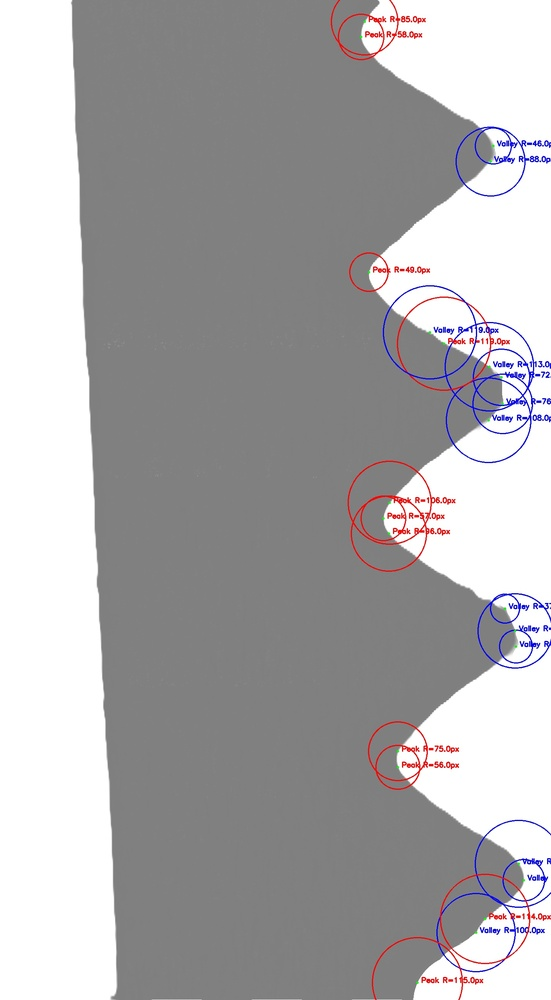
#> input picture corners_detected.jpg, 551 x 1000 px, shrunk from 1409 x 2559 before the run
$ python -i DIP_annotated_len_angle_excel.py   (imports and definitions only)
#> lines starting #> are read from the running program, lines starting #| are printed output that depends on the picture; after the words box and inside, x2 and y2 are one past the last pixel; in counts of white or black regions, pixels touching at a corner belong together
import cv2
import numpy as np
import matplotlib.pyplot as plt
import glob
import os
import math
from sklearn.linear_model import LinearRegression, RANSACRegressor
from skimage.measure import approximate_polygon
import pandas as pd


def calculate_angle(v1, v2):
    """計算兩個向量之間的角度（度）。"""
    dot_product = np.dot(v1, v2)
    norm_v1 = np.linalg.norm(v1)
    norm_v2 = np.linalg.norm(v2)
    if norm_v1 == 0 or norm_v2 == 0:
        return 0
    cosine_angle = np.arccos(np.clip(dot_product / (norm_v1 * norm_v2), -1.0, 1.0))
    return np.degrees(cosine_angle)


def nearest_idx(contour, pt):
    """在輪廓上尋找與給定點最近的點的索引。"""
    d = np.linalg.norm(contour - pt, axis=1)
    return int(np.argmin(d))


def slice_contour(contour, i0, i1):
    """根據索引切割輪廓，處理環繞情況。"""
    if i0 <= i1:
        return contour[i0 : i1 + 1]
    else:
        return np.vstack([contour[i0:], contour[: i1 + 1]])


def fit_line_to_segment(points_xy, extension_length=0):
    """穩健地擬合一條線到點集，並可選擇性地向兩端延伸。"""
    if len(points_xy) < 5:
        return None

    try:
        x_range = np.ptp(points_xy[:, 0])
        y_range = np.ptp(points_xy[:, 1])
        is_vertical = y_range > x_range

        if is_vertical:
            X = points_xy[:, 1].reshape(-1, 1)
            y = points_xy[:, 0]
        else:
            X = points_xy[:, 0].reshape(-1, 1)
            y = points_xy[:, 1]

        ransac = RANSACRegressor(
            LinearRegression(), min_samples=2, residual_threshold=5.0, max_trials=100
        )
        ransac.fit(X, y)
        inlier_mask = ransac.inlier_mask_

        if np.sum(inlier_mask) < 2:
            return None

        clean_X = X[inlier_mask]
        final_reg = LinearRegression()
        final_reg.fit(clean_X, y[inlier_mask])

        pt1_np, pt2_np = None, None
        if is_vertical:
            y_min, y_max = np.min(clean_X), np.max(clean_X)
            x_min_pred, x_max_pred = final_reg.predict(np.array([[y_min], [y_max]]))
            pt1_np = np.array([x_min_pred, y_min])
            pt2_np = np.array([x_max_pred, y_max])
        else:
            x_min, x_max = np.min(clean_X), np.max(clean_X)
            y_min_pred, y_max_pred = final_reg.predict(np.array([[x_min], [x_max]]))
            pt1_np = np.array([x_min, y_min_pred])
            pt2_np = np.array([x_max, y_max_pred])

        if extension_length > 0 and pt1_np is not None and pt2_np is not None:
            direction_vector = pt2_np - pt1_np
            vector_length = np.linalg.norm(direction_vector)
            if vector_length > 1e-6:
                unit_vector = direction_vector / vector_length
                pt1_extended = pt1_np - unit_vector * extension_length
                pt2_extended = pt2_np + unit_vector * extension_length
                return tuple(pt1_extended), tuple(pt2_extended)

        if pt1_np is not None and pt2_np is not None:
            return tuple(pt1_np), tuple(pt2_np)
        return None
    except ValueError:
        return None


def find_intersection(line1, line2):
    """計算兩條線段定義的直線的交點與夾角。"""
    p1_orig, p2_orig = line1
    p3_orig, p4_orig = line2

    if p1_orig[1] < p2_orig[1]:
        p1, p2 = p1_orig, p2_orig
    else:
        p1, p2 = p2_orig, p1_orig
    d1 = np.array(p2) - np.array(p1)

    if p3_orig[1] < p4_orig[1]:
        p3, p4 = p3_orig, p4_orig
    else:
        p3, p4 = p4_orig, p3_orig
    d2 = np.array(p4) - np.array(p3)

    x1, y1 = p1
    x2, y2 = p2
    x3, y3 = p3
    x4, y4 = p4

    a1 = y2 - y1
    b1 = x1 - x2
    c1 = a1 * x1 + b1 * y1

    a2 = y4 - y3
    b2 = x3 - x4
    c2 = a2 * x3 + b2 * y3

    determinant = a1 * b2 - a2 * b1

    if abs(determinant) < 1e-6:
        return None

    ix = (b2 * c1 - b1 * c2) / determinant
    iy = (a1 * c2 - a2 * c1) / determinant
    intersection_point = (ix, iy)

    raw_angle = calculate_angle(d1, d2)
    cross_product_z = d1[0] * d2[1] - d1[1] * d2[0]

    if cross_product_z > 0:
        final_angle = 180.0 - raw_angle
    else:
        final_angle = raw_angle

    return intersection_point, final_angle


def find_apexes_with_convexity(contour, img_shape):
    """透過分析凸性來穩健地尋找和分類頂點（峰和谷）。"""
    x_c, y_c, w_c, h_c = cv2.boundingRect(contour)
    contour_diagonal = np.sqrt(w_c**2 + h_c**2)

    best_corners = None
    for tol_percent in [0.1, 0.03, 0.02, 0.015, 0.01, 0.008, 0.005, 0.003, 0.0001]:
        tolerance = contour_diagonal * tol_percent
        corners = approximate_polygon(contour, tolerance=tolerance)
        if len(corners) >= 5:
            best_corners = corners
            if len(corners) > 6:
                break

    if best_corners is None:
        return []

    corners = best_corners.reshape(-1, 2)
    x_gate = img_shape[1] * 0.35
    corners_on_right = [pt for pt in corners if pt[0] > x_gate]

    if len(corners_on_right) < 3:
        return []

    apexes = []
    original_indices_map = {tuple(pt): i for i, pt in enumerate(corners)}
    for i in range(len(corners_on_right)):
        p_curr = corners_on_right[i]
        original_idx = original_indices_map.get(tuple(p_curr))
        if original_idx is None:
            continue

        p_prev = corners[(original_idx - 1 + len(corners)) % len(corners)]
        p_next = corners[(original_idx + 1 + len(corners)) % len(corners)]
        v1 = p_curr - p_prev
        v2 = p_next - p_curr
        cross_product = v1[0] * v2[1] - v1[1] * v2[0]

        if abs(cross_product) < 1e-6:
            continue

        apex_type = "valley" if cross_product > 0 else "peak"
        apexes.append({"point": p_curr, "type": apex_type, "vec_in": v1, "vec_out": v2})

    return apexes


def fit_left_substrate(binary_image):
    """擬合左側基板的線條。"""
    h, w = binary_image.shape
    y_coords, x_coords = [], []
    for y in range(0, h, 5):
        row = binary_image[y, : int(w * 0.3)]
        white_pixels = np.where(row > 0)[0]
        if len(white_pixels) > 0:
            x_coords.append(white_pixels[0])
            y_coords.append(y)
    if len(x_coords) < 20:
        return None
    points = np.array([x_coords, y_coords]).T
    try:
        ransac = RANSACRegressor(
            LinearRegression(), min_samples=10, residual_threshold=5.0, max_trials=100
        )
        ransac.fit(points[:, 1].reshape(-1, 1), points[:, 0])
        inliers = points[ransac.inlier_mask_]
        if len(inliers) < 20:
            return None
        y1, y2 = float(inliers[:, 1].min()), float(inliers[:, 1].max())
        x1_pred, x2_pred = ransac.predict(np.array([[y1], [y2]]))
        angle = math.degrees(math.atan2(y2 - y1, float(x1_pred) - float(x2_pred)))
        return (float(x1_pred), y1), (float(x2_pred), y2), angle
    except Exception:
        return None


def calculate_dip_s1(s2, s3, a3):
    """
    計算垂直邊長度 DIP_s1。
    使用餘弦定理: s1 = sqrt(s2^2 + s3^2 - 2*s2*s3*cos(a3))
    """
    a3_rad = math.radians(a3)
    s1_sq = s2**2 + s3**2 - 2 * s2 * s3 * math.cos(a3_rad)
    if s1_sq < 0:
        return 0
    return math.sqrt(s1_sq)


def analyze_prism_image(file_path, output_folder):
    """主分析函數，尋找斜邊交點並標註長度與夾角。"""
#> called with file_path = '../../corners_detected.jpg', output_folder = 'out.png'
    print(f"Processing file: {file_path}")

    try:
        with open(file_path, "rb") as f:
            nparr = np.frombuffer(f.read(), np.uint8)
            img = cv2.imdecode(nparr, cv2.IMREAD_COLOR)
#> img is the input picture: shape (1000, 551, 3); mean B, G, R 172.5, 171.2, 172.7
        if img is None:
            raise ValueError("imdecode returned None")
    except Exception as e:
        print(f"  Error: Could not read or decode file. Reason: {e}")
        return None

    gray = cv2.cvtColor(img, cv2.COLOR_BGR2GRAY)
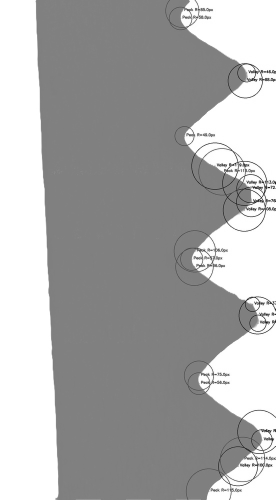
#> gray: shape (1000, 551) (shown at 1/2 size); min 17, max 255, mean 171.8
    _, binary = cv2.threshold(gray, 0, 255, cv2.THRESH_BINARY_INV + cv2.THRESH_OTSU)
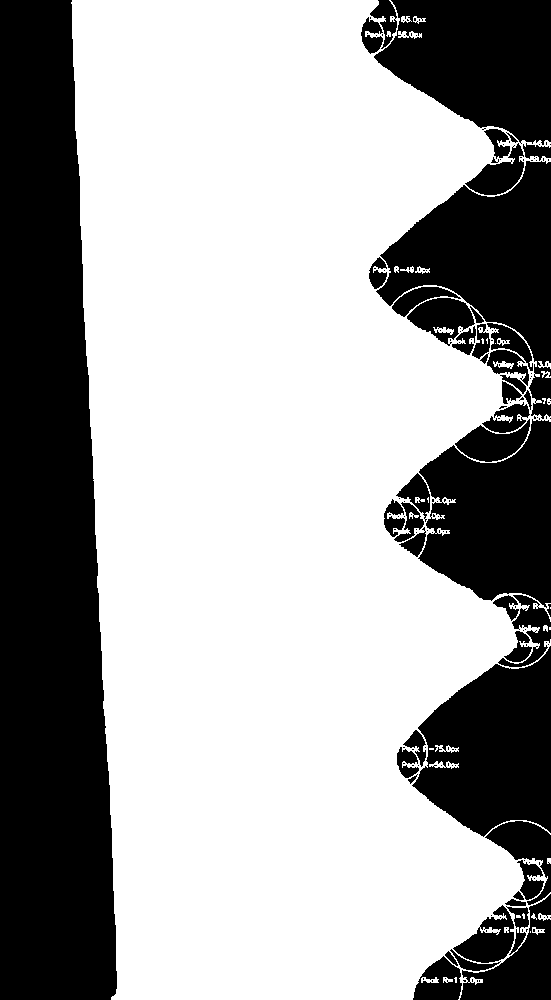
#> binary: shape (1000, 551); 64.6% white; 175 black regions (129 under 20 px), largest, box (x1, y1, x2, y2) and area: (0, 0, 117, 1000) 94258, (376, 161, 551, 419) 19459, (374, 0, 551, 145) 18306
    kernel = cv2.getStructuringElement(cv2.MORPH_ELLIPSE, (7, 7))
    binary = cv2.morphologyEx(binary, cv2.MORPH_CLOSE, kernel, iterations=2)
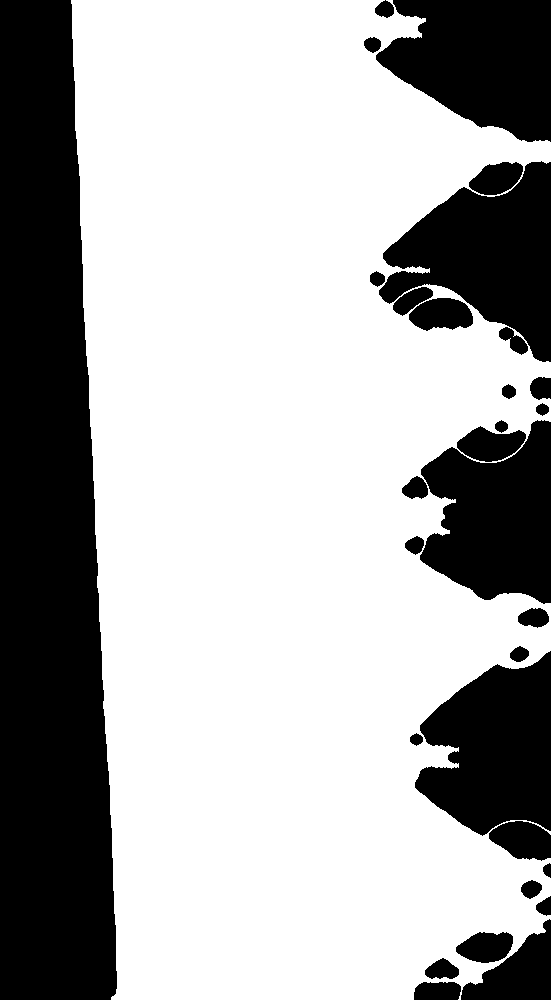
#> binary: shape (1000, 551); 67% white; 30 black regions, largest, box (x1, y1, x2, y2) and area: (0, 0, 117, 1000) 94253, (379, 161, 551, 362) 18489, (376, 0, 551, 142) 17975
    binary = cv2.morphologyEx(binary, cv2.MORPH_OPEN, kernel, iterations=1)
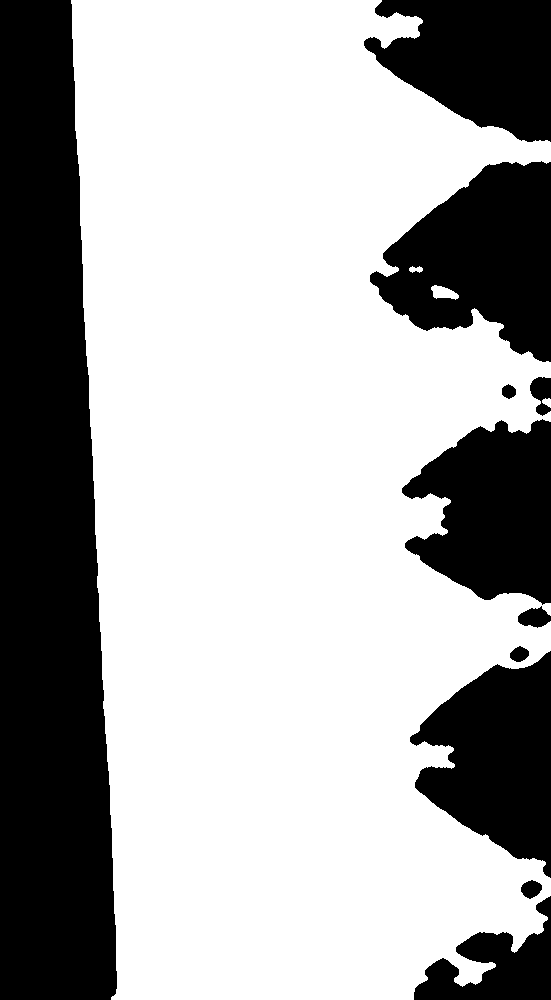
#> binary: shape (1000, 551); 66.7% white; 11 black regions

    contours, _ = cv2.findContours(binary, cv2.RETR_EXTERNAL, cv2.CHAIN_APPROX_NONE)
#> contours = 4 contours; box (x1, y1, x2, y2) and area: (71, 0, 551, 1000) 365776, (431, 285, 459, 300) 228, (409, 266, 423, 273) 50, (542, 398, 551, 408) 46

    fig, ax = plt.subplots(figsize=(10, 15))

    if not contours:
        print("  Analysis failed: Could not find any contours.")
        ax.imshow(cv2.cvtColor(img, cv2.COLOR_BGR2RGB))
        plt.close(fig)
        return None

    main_contour = max(contours, key=cv2.contourArea)
#> main_contour = contour of 3860 points, box (x1, y1, x2, y2) (71, 0, 551, 1000), area 365776
    main_contour_reshaped = main_contour.reshape(-1, 2)
#> main_contour_reshaped = 3860 pairs, first value 71 to 550, second value 0 to 999

    ax.fill(
        main_contour_reshaped[:, 0], main_contour_reshaped[:, 1], color="gray", zorder=1
    )
    ax.set_xlim(0, img.shape[1])
    ax.set_ylim(0, img.shape[0])
    ax.grid(True, which="both", linestyle="--", linewidth=0.5, color="lightgray")

    apexes_from_contour = find_apexes_with_convexity(main_contour_reshaped, img.shape)
#> in find_apexes_with_convexity, `x_c, y_c, w_c, h_c = cv2.boundingRect(contour)`: x_c = 71; y_c = 0; w_c = 480; h_c = 1000
#> in find_apexes_with_convexity, `contour_diagonal = np.sqrt(w_c**2 + h_c**2)`: contour_diagonal = 1109.2
#> the loop in find_apexes_with_convexity, `for tol_percent in [0.1, 0.03, 0.02, 0.015, 0.01, 0.008, 0.005, 0.003,..` made 1 pass
#> tolerance on pass 1: 110.9
#> in find_apexes_with_convexity, `corners = best_corners.reshape(-1, 2)`: corners = [[71, 0], [111, 999], [475, 984], [409, 737], [550, 603], [401, 488], [550, 362], [369, 275], [550, 142], [72, 0]]
#> in find_apexes_with_convexity, `corners_on_right = [pt for pt in corners if pt[0] > x_gate]`: corners_on_right = [[475, 984], [409, 737], [550, 603], [401, 488], [550, 362], [369, 275], [550, 142]]
#> in find_apexes_with_convexity, `original_indices_map = {tuple(pt): i for i, pt in enumerate(corners)}`: original_indices_map = 10 items
#> the loop in find_apexes_with_convexity, `for i in range(len(corners_on_right)):` made 7 passes
#> (p_curr, p_prev, p_next, v1, v2, cross_product, apex_type) on passes 1 to 5: ([475, 984], [111, 999], [409, 737], [364, -15], [-66, -247], -90898, 'peak'), ([409, 737], [475, 984], [550, 603], [-66, -247], [141, -134], 43671, 'valley'), ([550, 603], [409, 737], [401, 488], [141, -134], [-149, -115], -36181, 'peak'), ([401, 488], [550, 603], [550, 362], [-149, -115], [149, -126], 35909, 'valley'), ([550, 362], [401, 488], [369, 275], [149, -126], [-181, -87], -35769, 'peak')
#> after the loop in find_apexes_with_convexity, `for i in range(len(corners_on_right)):`: apexes = 7 items
#> apexes_from_contour = 7 items

    if len(apexes_from_contour) < 3:
        print(f"  Analysis failed: Found only {len(apexes_from_contour)} apexes.")
        plt.close(fig)
        return None

    print("--- Analysis Summary ---")

    apexes_by_y = sorted(apexes_from_contour, key=lambda a: a["point"][1])
#> apexes_by_y = 7 items

    extended_lines = []
    for i in range(len(apexes_by_y) - 1):
        p1_apex = apexes_by_y[i]
        p2_apex = apexes_by_y[i + 1]

        idx1 = nearest_idx(main_contour_reshaped, p1_apex["point"])
        idx2 = nearest_idx(main_contour_reshaped, p2_apex["point"])

        segment_points = slice_contour(main_contour_reshaped, idx1, idx2)

        if len(segment_points) > len(main_contour_reshaped) * 0.6:
            segment_points = slice_contour(main_contour_reshaped, idx2, idx1)

        fitted_line = fit_line_to_segment(segment_points, extension_length=500)

        if fitted_line:
            extended_lines.append(fitted_line)
            pt1, pt2 = fitted_line
            ax.plot(
                [pt1[0], pt2[0]], [pt1[1], pt2[1]], "c--", lw=1.5, alpha=0.8, zorder=2
            )
#> this loop made 6 passes
#> (idx1, idx2, x_range in fit_line_to_segment, y_range in fit_line_to_segment, is_vertical in fit_line_to_segment, x_min in fit_line_to_segment, x_max in fit_line_to_segment, y_min_pred in fit_line_to_segment) on passes 1 to 5: (3216, 2972, 181, 134, False, 382, 503, 250.6), (2972, 2731, 181, 87, False, 392, 550, 311), (2731, 2464, 149, 126, False, 401, 550, 486.2), (2464, 2178, 149, 117, False, 404, 490, 549.2), (2178, 1917, 141, 134, False, 409, 550, 734.6)
#> after the loop, extended_lines = [((-9.83, 561.2), (894.8, -156)), ((-83.85, 157.4), (1025.8, 515.4)), ((11.38, 799.6), (939.6, 53)), ((-18.92, 282.5), (912.9, 870.2)), ((33.67, 1065), (925.3, 280.2)), ((-3.98, 527.5), (975, 1147.5))]

    intersection_points = []
    intersection_angles = []

    for i in range(len(extended_lines) - 1):
        line1 = extended_lines[i]
        line2 = extended_lines[i + 1]

        result = find_intersection(line1, line2)
        if result:
            intersection, angle = result
            intersection_points.append(intersection)
            intersection_angles.append(angle)
            ax.plot(intersection[0], intersection[1], "r*", markersize=15, zorder=12)
            ax.text(
                intersection[0] + 15,
                intersection[1] - 15,
                f"{angle:.1f}°",
                color="cyan",
                fontsize=14,
                fontweight="bold",
                zorder=15,
            )
            print(
                f"  Intersection {i+1} at: ({intersection[0]:.1f}, {intersection[1]:.1f})"
            )
            print(f"  Angle at intersection {i+1}: {angle:.1f} degrees")
#> this loop made 5 passes
#> (d1 in find_intersection, d2 in find_intersection, x1 in find_intersection, y1 in find_intersection, x2 in find_intersection, y2 in find_intersection, x3 in find_intersection, y3 in find_intersection) on passes 1 to 5: ([-904.7, 717.1], [1109.7, 358], 894.8, -156, -9.83, 561.2, -83.85, 157.4), ([1109.7, 358], [-928.2, 746.6], -83.85, 157.4, 1025.8, 515.4, 939.6, 53), ([-928.2, 746.6], [931.8, 587.7], 939.6, 53, 11.38, 799.6, -18.92, 282.5), ([931.8, 587.7], [-891.7, 784.8], -18.92, 282.5, 912.9, 870.2, 925.3, 280.2), ([-891.7, 784.8], [979, 620.1], 925.3, 280.2, 33.67, 1065, -3.98, 527.5)
#> (printed output is left out)
#> after the loop, intersection_angles = [123.7, 56.69, 109, 73.59, 106.3]; intersection_points = [(330.7, 291.2), (553.9, 363.2), (358.4, 520.5), (529.6, 628.4), (373.1, 766.3)]

    # 新增: 建立一個列表來儲存每個結構的分析結果
    structures_data = []

    # --- 修正後的計算迴圈 ---
    # 從第二個交點開始，因為每個結構需要三個連續交點來定義（p_prev, p_curr, p_next）
    for i in range(1, len(intersection_points)):
        p_prev = np.array(intersection_points[i - 1])  # 上一個交點 (用於計算 DIP_s2)
        p_curr = np.array(
            intersection_points[i]
        )  # 當前交點 (結構的頂點，用於計算 DIP_a3, DIP_s1)
        angle_at_curr = intersection_angles[i - 1]  # 取得上一個交點的夾角

        # 繪製並標註上斜邊（DIP_s2）
        length_s2 = np.linalg.norm(p_curr - p_prev)
        mid_point_s2 = (p_curr + p_prev) / 2
        ax.text(
            mid_point_s2[0] + 10,
            mid_point_s2[1],
            f"S2:{length_s2:.1f}",
            color="orange",
            fontsize=14,
            fontweight="bold",
            zorder=15,
        )
        ax.plot(
            [p_prev[0], p_curr[0]],
            [p_prev[1], p_curr[1]],
            color="orange",
            linestyle="-",
            linewidth=2,
            zorder=10,
        )
        print(f"  Length between intersection {i} and {i+1} (DIP_s2): {length_s2:.1f}")

        # 計算並標註下斜邊（DIP_s3）
        # 需要檢查是否有下一個交點
        if i + 1 < len(intersection_points):
            p_next = np.array(
                intersection_points[i + 1]
            )  # 下一個交點 (用於計算 DIP_s3)
            length_s3 = np.linalg.norm(p_next - p_curr)
            mid_point_s3 = (p_curr + p_next) / 2
            ax.text(
                mid_point_s3[0] + 10,
                mid_point_s3[1],
                f"S3:{length_s3:.1f}",
                color="orange",
                fontsize=14,
                fontweight="bold",
                zorder=15,
            )
            ax.plot(
                [p_curr[0], p_next[0]],
                [p_curr[1], p_next[1]],
                color="orange",
                linestyle="-",
                linewidth=2,
                zorder=10,
            )
            print(
                f"  Length between intersection {i+1} and {i+2} (DIP_s3): {length_s3:.1f}"
            )
        else:
            length_s3 = 0

        # 計算垂直邊長度 DIP_s1
        length_s1 = calculate_dip_s1(length_s2, length_s3, angle_at_curr)
        ax.text(
            p_curr[0] + 10,
            p_curr[1] + 30,
            f"S1:{length_s1:.1f}",
            color="yellow",
            fontsize=14,
            fontweight="bold",
            zorder=15,
        )
        print(
            f"  Calculated DIP_s1 for structure at intersection {i+1}: {length_s1:.1f}"
        )

        # 將結果存入列表
        structures_data.append(
            {
                "FileName": os.path.basename(file_path),
                "StructureID": i,
                "DIP_s2": length_s2,
                "DIP_s3": length_s3,
                "DIP_a3": angle_at_curr,
                "DIP_s1": length_s1,
            }
        )
#> this loop made 4 passes
#> (p_prev, p_curr, angle_at_curr, length_s2, mid_point_s2, p_next, length_s3, mid_point_s3) on passes 1 to 3: ([330.7, 291.2], [553.9, 363.2], 123.7, 234.5, [442.3, 327.2], [358.4, 520.5], 250.9, [456.2, 441.8]), ([553.9, 363.2], [358.4, 520.5], 56.69, 250.9, [456.2, 441.8], [529.6, 628.4], 202.4, [444, 574.4]), ([358.4, 520.5], [529.6, 628.4], 109, 202.4, [444, 574.4], [373.1, 766.3], 208.6, [451.3, 697.4])
#> (printed output is left out)
#> after the loop, structures_data = 4 items
    # --- 修正後的計算迴圈結束 ---

    left_line_data = fit_left_substrate(binary)
#> after the loop in fit_left_substrate, `for y in range(0, h, 5):`: x_coords = 200 values, max 117 at index 195, min 71 at index 0, mean 94.18; y_coords = 200 values from 0 to 995
#> in fit_left_substrate, `points = np.array([x_coords, y_coords]).T`: points = 200 pairs, first value 71 to 117, second value 0 to 995
#> in fit_left_substrate, `inliers = points[ransac.inlier_mask_]`: inliers has the same summary as points
#> in fit_left_substrate, `y1, y2 = float(inliers[:, 1].min()), float(inliers[:, 1].max())`: y1 = 0; y2 = 995
#> in fit_left_substrate, `x1_pred, x2_pred = ransac.predict(np.array([[y1], [y2]]))`: x1_pred = 70; x2_pred = 118.4
#> in fit_left_substrate, `angle = math.degrees(math.atan2(y2 - y1, float(x1_pred) - float(x2_pre..`: angle = 92.78
#> left_line_data = ((70, 0), (118.4, 995), 92.78)
    if left_line_data:
        p1, p2, angle = left_line_data
#> p1 = (70, 0); p2 = (118.4, 995); angle = 92.78
        ax.plot([p1[0], p2[0]], [p1[1], p2[1]], color="yellow", linewidth=3, zorder=3)
        ax.text(
            p1[0] + 20,
            p1[1] + (p2[1] - p1[1]) / 2,
            f"Left {abs(90-angle):.1f} deg",
            color="yellow",
            fontsize=14,
            fontweight="bold",
        )

    print("-" * 24 + "\n")
    ax.set_title(os.path.basename(file_path).split(".")[0], fontsize=16)
    ax.set_aspect("equal", adjustable="box")
    plt.gca().invert_yaxis()
    output_path = os.path.join(output_folder, f"analyzed_{os.path.basename(file_path)}")
    plt.savefig(output_path, dpi=150, bbox_inches="tight")
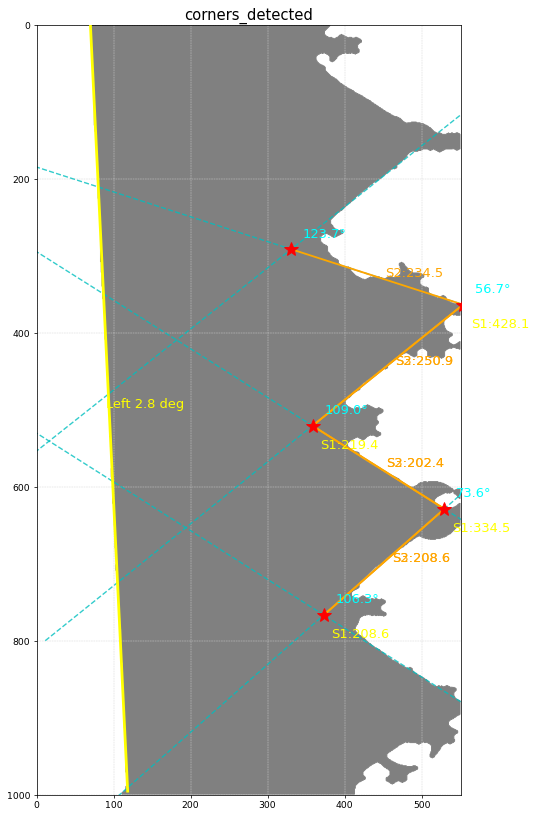
#> figure drawn by matplotlib, 1 panel
    plt.close(fig)
    print(f"Result saved to: {output_path}")
#| Result saved to: out.png/analyzed_corners_detected.jpg

    return structures_data


# --- 主執行區塊 ---
# [62 lines not run here, left out]

>>> result = analyze_prism_image('../../corners_detected.jpg', 'out.png')
#> result = 4 items
